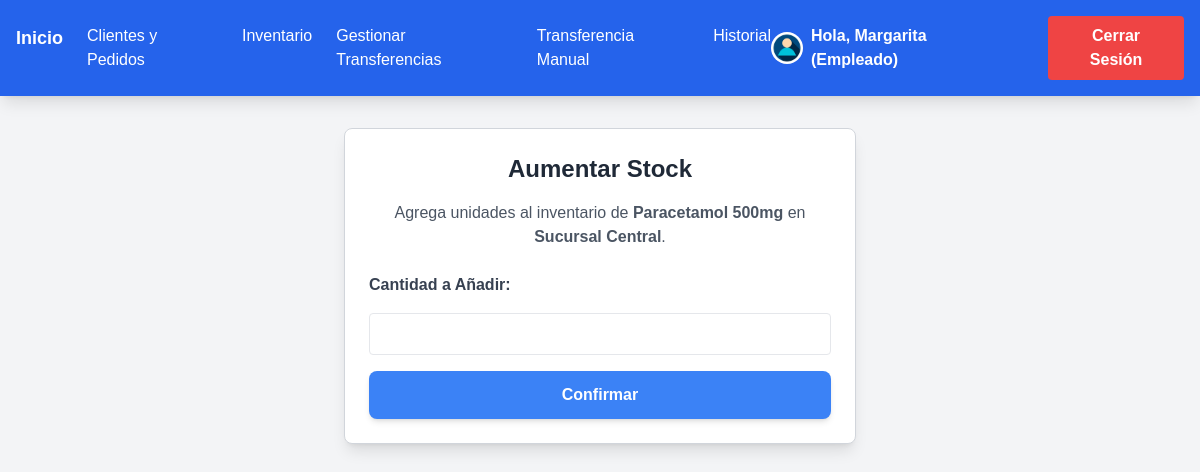
The app's page /inventario/aumentar/2/ (signed in) with its own data.
### farmacia/models.py (models this page shows, shortened)
class Perfil(models.Model):
    usuario = models.OneToOneField(User, on_delete=models.CASCADE)
    rol = models.CharField(max_length=10, choices=ROLES, default='cliente')
    sucursal = models.ForeignKey('Sucursal', on_delete=models.SET_NULL, null=True, blank=True)

class Inventario(models.Model):
    sucursal = models.ForeignKey(Sucursal, on_delete=models.CASCADE)
    medicamento = models.ForeignKey(Medicamento, on_delete=models.CASCADE)
    cantidad = models.PositiveIntegerField(default=0)

class Medicamento(models.Model):
    nombre = models.CharField(max_length=100)
    descripcion = models.TextField()
    precio = models.DecimalField(max_digits=10, decimal_places=2)

class Sucursal(models.Model):
    nombre = models.CharField(max_length=100)
    direccion = models.CharField(max_length=200)

### farmacia/views.py (the view, shortened to what this page needs)
# urls.py: path('inventario/aumentar/<int:inventario_id>/', aumentar_stock, name='aumentar_stock'),
@login_required
@user_passes_test(es_empleado)
def aumentar_stock(request, inventario_id):
    inventario = get_object_or_404(Inventario, id=inventario_id)
    return render(request, 'farmacia/aumentar_stock.html', {'inventario': inventario})

### farmacia/views.py (called while the page is built)
def es_empleado(user):
    return user.is_authenticated and getattr(user, 'perfil', None) and user.perfil.rol == 'empleado'

### farmacia/templates/farmacia/aumentar_stock.html (shortened to what this page needs)
{% extends "farmacia/base.html" %}
{% block content %}
<div class="max-w-lg mx-auto bg-white p-6 rounded-lg shadow-lg border border-gray-300">
    <h2 class="text-2xl font-bold text-center text-gray-800 mb-4">Aumentar Stock</h2>
    <p class="text-gray-600 text-center mb-6">Agrega unidades al inventario de <strong>{{ inventario.medicamento.nombre }}</strong> en <strong>{{ inventario.sucursal.nombre }}</strong>.</p>
    <form method="post" class="space-y-4">
        <label class="block text-gray-700 font-semibold">Cantidad a Añadir:</label>
        <input type="number" name="cantidad" min="1" class="w-full border rounded p-2" required>
        <button class="w-full bg-blue-500 hover:bg-blue-600 text-white font-bold py-3 px-6 rounded-lg shadow-md transition duration-300">
            Confirmar
        </button>
    </form>
</div>
{% endblock %}

### farmacia/templates/farmacia/base.html (shortened to what this page needs)
<!DOCTYPE html>
<html lang="es">
<head>
    {% load static %}
    <script src="https://cdn.tailwindcss.com"></script>
    <link rel="stylesheet" href="{% static 'css/styles.css' %}">
</head>
<body class="bg-gray-100">
    <nav class="bg-blue-600 p-4 text-white flex justify-between items-center shadow-lg">
        <div class="flex space-x-6">
            <a href="{% url 'inicio' %}" class="font-bold text-lg">Inicio</a>
            {% if user.is_authenticated %}
                {% if user.perfil.rol == "cliente" %}
                    <a href="{% url 'mis_pedidos' %}" class="hover:underline">Mis Pedidos</a>
                    <a href="{% url 'listar_medicamentos' %}" class="bg-green-500 hover:bg-green-600 text-white font-bold py-2 px-4 rounded">
                        Realizar Pedido
                    </a>
                {% elif user.perfil.rol == "empleado" %}
                    <a href="{% url 'gestionar_clientes_pedidos' %}" class="hover:underline">Clientes y Pedidos</a>
                    <a href="{% url 'ver_inventario' %}" class="hover:underline">Inventario</a>
                    <a href="{% url 'gestionar_transferencias' %}" class="hover:underline">Gestionar Transferencias</a>
                    <a href="{% url 'transferencias_manual' %}" class="hover:underline">Transferencia Manual</a>
                    <a href="{% url 'historial_transferencias' %}" class="hover:underline">Historial</a>
                {% elif user.perfil.rol == "admin" %}
                    <a href="{% url 'admin:index' %}" class="hover:underline">Panel Admin</a>
                    <a href="{% url 'historial_transferencias' %}" class="hover:underline">Historial de Transferencias</a>
                {% endif %}
            {% endif %}
        </div>
        <div class="flex space-x-4 items-center">
            {% if user.is_authenticated %}
                <span class="mr-4 font-semibold flex items-center">
                    <img src="{% static 'img/user-icon.png' %}" alt="User" class="w-8 h-8 rounded-full mr-2">
                    Hola, {{ user.username }} ({{ user.perfil.rol|title }})
                </span>
                <form method="post" action="{% url 'logout' %}" class="inline">
                    <button type="submit" class="bg-red-500 hover:bg-red-600 text-white font-bold py-2 px-4 rounded">
                        Cerrar Sesión
                    </button>
                </form>
            {% else %}
                <a href="{% url 'login' %}" class="hover:underline">Iniciar Sesión</a>
                <a href="{% url 'registro' %}" class="bg-green-500 hover:bg-green-600 text-white font-bold py-2 px-4 rounded">
                    Registrarse
                </a>
            {% endif %}
        </div>
    </nav>
    <div class="container mx-auto mt-8 px-4">
        {% block content %}{% endblock %}
    </div>
</body>
</html>

### farmacia/static/css/styles.css (style rules this page uses)
body { font-family: Arial, sans-serif; background: url('/static/img/fondo.jpg') no-repeat center center fixed; background-size: cover; color: #333; }
.bg-blue-500, .bg-green-500 { transition: all 0.3s ease-in-out; }
button { transition: all 0.3s ease-in-out; }

### records on screen
Inventario: medicamento.nombre "Paracetamol 500mg", sucursal.nombre "Sucursal Central"

### other values on screen
{{ user.username }} "Margarita"
{{ user.perfil.rol|title }} "Empleado"
